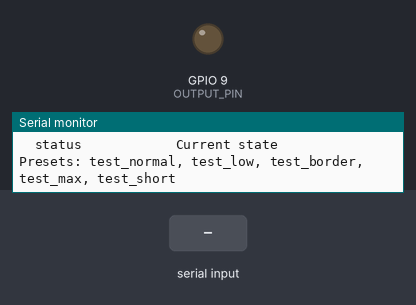
Recording of a sketch running on a simulated ESP32-S3. Shown: output pins drawn as LEDs (lit = HIGH), the last lines printed to the serial monitor. Dashed ring = blinking. The inputs (shaded band) are chosen by the test bench.

Above: at 1.2 s.
1.3 s: "test_normal\n" received over Serial
4.3 s: "test_low\n" received over Serial
At 5.43 s:
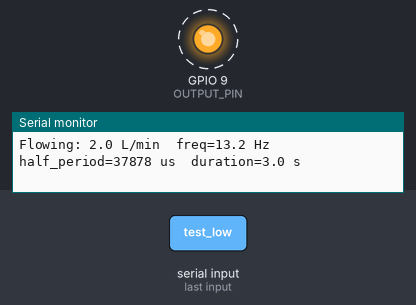
7.3 s: "test_short\n" received over Serial
10.3 s: "flow 90\n" received over Serial
At 11.8 s:
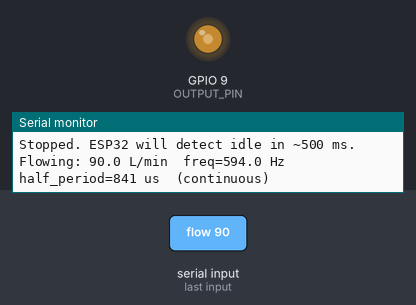
Timing chart, 0 to 12.8 s (numbered marks = the images above; inputs shaded):
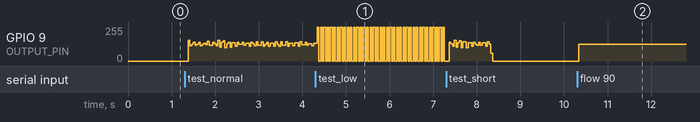

The sketch:

SensorEmulation.ino
```cpp
// Trichter Hall Effect Flow Sensor Emulator
// Emulates a G3/4 sensor: pulse frequency (Hz) = 6.6 * Q (L/min)
//
// Wiring: Pin 9 -> 10kΩ -> ESP32 GPIO4; midpoint -> 10kΩ -> GND
//         Also connect Arduino GND to ESP32 GND.
//
// Commands (115200 baud):
//   flow <lpm>        Start continuous flow at <lpm> L/min
//   stop              Stop flow
//   run <lpm> <secs>  Run for a fixed duration then stop
//   status            Show current state
//   test_normal       run 10 5   (~10 L/min, passes startup)
//   test_low          run 2 3    (below startup minimum, firmware returns timeout)
//   test_border       run 4 3    (just above 3.79 L/min startup minimum)
//   test_max          run 30 5   (maximum rated flow)
//   test_short        run 10 1   (tests idle timeout detection)

const int OUTPUT_PIN = 9;
const float PULSES_PER_LPM = 6.6;
const bool DEBUG_SLOW = false;
const float DEBUG_SCALE = 1; // 5% speed

float  g_rate_lpm       = 0.0;
bool   g_flowing        = false;
unsigned long g_run_until_ms   = 0;
unsigned long g_last_toggle_us = 0;
unsigned long g_half_period_us = 0;
bool   g_pin_state      = false;
String g_serial_buf     = "";

void printHelp() {
  Serial.println(F("--- Trichter Sensor Emulator ---"));
  Serial.println(F("Commands:"));
  Serial.println(F("  flow <lpm>        Continuous flow at L/min"));
  Serial.println(F("  stop              Stop flow"));
  Serial.println(F("  run <lpm> <secs>  Timed session"));
  Serial.println(F("  status            Current state"));
  Serial.println(F("Presets: test_normal, test_low, test_border, test_max, test_short"));
}

void startFlow(float lpm, unsigned long duration_ms) {
  if (lpm <= 0.0) {
    Serial.println(F("Error: rate must be > 0"));
    return;
  }
  g_rate_lpm = lpm;
  g_flowing = true;
  g_run_until_ms = (duration_ms > 0) ? millis() + duration_ms : 0;

  float freq = PULSES_PER_LPM * lpm;
  if (DEBUG_SLOW) freq *= DEBUG_SCALE;

  g_half_period_us = (unsigned long)(500000.0 / freq);
  g_last_toggle_us = micros();
  g_pin_state = false;
  digitalWrite(OUTPUT_PIN, LOW);

  Serial.print(F("Flowing: "));
  Serial.print(lpm, 1);
  Serial.print(F(" L/min  freq="));
  Serial.print(freq, 1);
  Serial.print(F(" Hz  half_period="));
  Serial.print(g_half_period_us);
  if (duration_ms > 0) {
    Serial.print(F(" us  duration="));
    Serial.print(duration_ms / 1000.0, 1);
    Serial.println(F(" s"));
  } else {
    Serial.println(F(" us  (continuous)"));
  }
}

void stopFlow() {
  g_flowing = false;
  g_run_until_ms = 0;
  g_rate_lpm = 0.0;
  g_pin_state = false;
  digitalWrite(OUTPUT_PIN, LOW);
  Serial.println(F("Stopped. ESP32 will detect idle in ~500 ms."));
}

void handleCommand(String &line) {
  line.trim();
  if (line.length() == 0) return;

  if (line == "stop") {
    stopFlow();
  } else if (line == "status") {
    if (g_flowing) {
      Serial.print(F("Flowing: "));
      Serial.print(g_rate_lpm, 1);
      Serial.print(F(" L/min  freq="));
      Serial.print(PULSES_PER_LPM * g_rate_lpm, 1);
      Serial.println(F(" Hz"));
    } else {
      Serial.println(F("Idle"));
    }
  } else if (line == "help") {
    printHelp();
  } else if (line == "test_normal") {
    startFlow(10.0, 5000);
  } else if (line == "test_low") {
    Serial.println(F("Note: 2 L/min = 13.2 Hz, below 25 Hz startup minimum -> expect ESP_ERR_TIMEOUT"));
    startFlow(2.0, 3000);
  } else if (line == "test_border") {
    Serial.println(F("Note: 4 L/min = 26.4 Hz, just above 25 Hz minimum"));
    startFlow(4.0, 3000);
  } else if (line == "test_max") {
    startFlow(30.0, 5000);
  } else if (line == "test_short") {
    Serial.println(F("Note: 1 s session, idle detected ~500 ms after stop"));
    startFlow(10.0, 1000);
  } else if (line.startsWith("flow ")) {
    float lpm = line.substring(5).toFloat();
    startFlow(lpm, 0);
  } else if (line.startsWith("run ")) {
    String args = line.substring(4);
    args.trim();
    int space = args.indexOf(' ');
    if (space < 0) {
      Serial.println(F("Usage: run <lpm> <secs>"));
      return;
    }
    float lpm = args.substring(0, space).toFloat();
    float secs = args.substring(space + 1).toFloat();
    if (secs <= 0.0) {
      Serial.println(F("Usage: run <lpm> <secs>"));
      return;
    }
    startFlow(lpm, (unsigned long)(secs * 1000.0));
  } else {
    Serial.print(F("Unknown command: "));
    Serial.println(line);
  }
}

void setup() {
  Serial.begin(115200);
  pinMode(OUTPUT_PIN, OUTPUT);
  digitalWrite(OUTPUT_PIN, LOW);
  printHelp();
}

void loop() {
  // Non-blocking serial line reader
  while (Serial.available()) {
    char c = (char)Serial.read();
    if (c == '\n' || c == '\r') {
      if (g_serial_buf.length() > 0) {
        handleCommand(g_serial_buf);
        g_serial_buf = "";
      }
    } else {
      g_serial_buf += c;
    }
  }

  // End timed run
  if (g_flowing && g_run_until_ms > 0 && millis() >= g_run_until_ms) {
    stopFlow();
    return;
  }

  // Pulse generation — drift-free by advancing last_toggle by fixed half-period
  if (g_flowing && g_half_period_us > 0) {
    unsigned long now = micros();
    if (now - g_last_toggle_us >= g_half_period_us) {
      g_last_toggle_us += g_half_period_us;
      g_pin_state = !g_pin_state;
      digitalWrite(OUTPUT_PIN, g_pin_state ? HIGH : LOW);
    }
  }
}
```

Measured:
- after the input at 10.3 s, GPIO 9 (OUTPUT_PIN): 0/255 → 125/255 after 0.05 s
